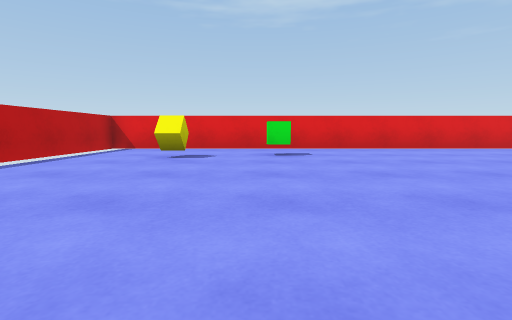
View 1 (above)

18 first-person views from a walk through a scene from a Unity 3-D project. The camera is 0.55 m above the floor, tilts 6° down and sees 85° across. The floor is counted in squares, 1 m on a side. Each view is taken from the middle of a square. On the plan, view 1 faces up. The plan holds only what a view shows up to about 9 squares ahead; the rest is blank. The player character is not drawn.

View 2
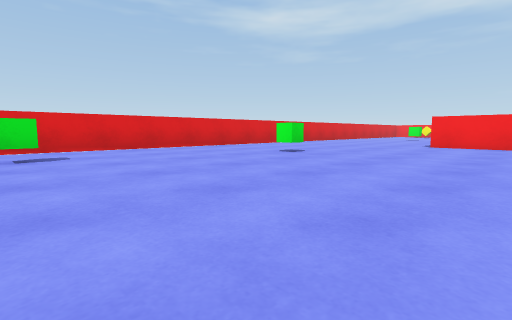

View 3
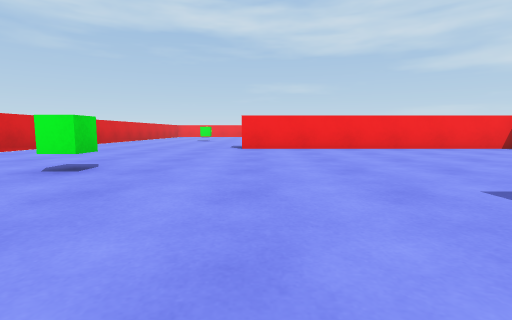

View 4
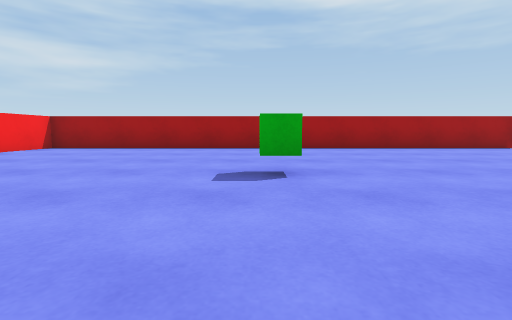

View 5
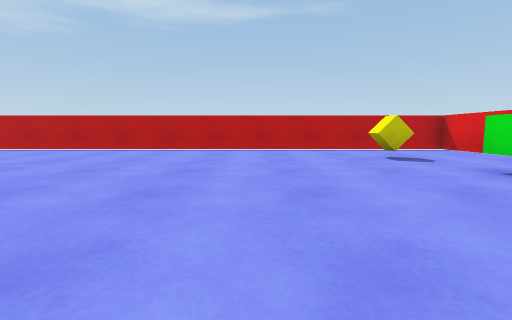

View 6
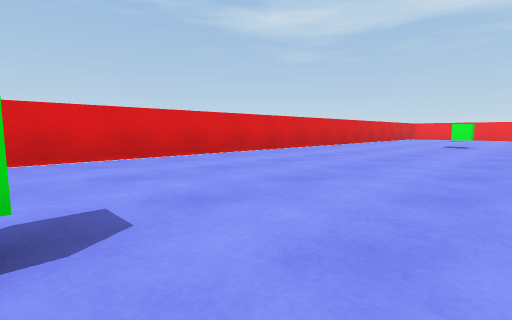

View 7
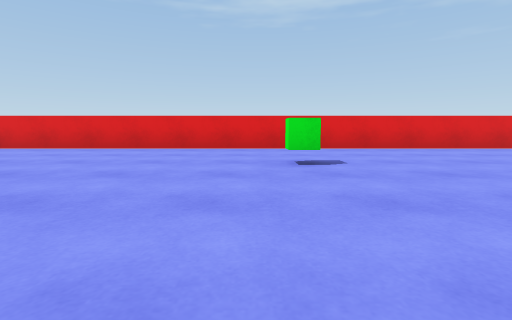

View 8
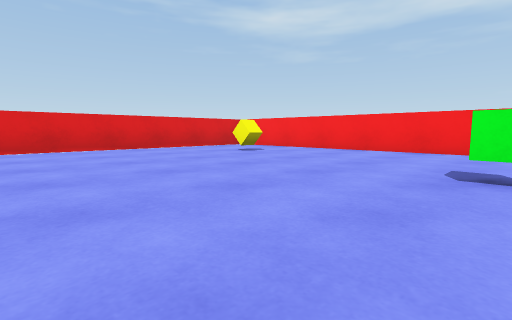

View 9
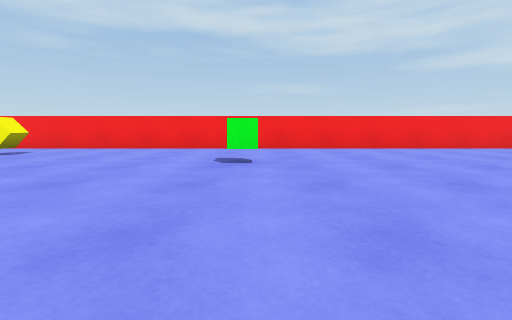

View 10
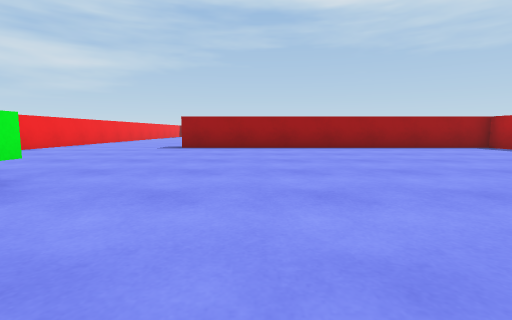

View 11
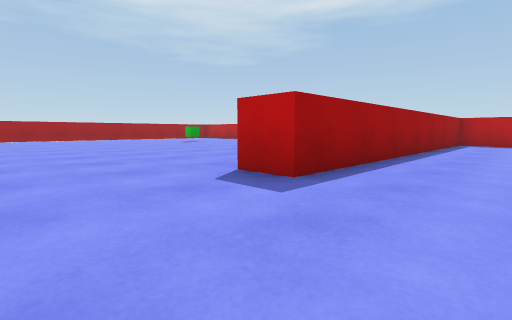

View 12
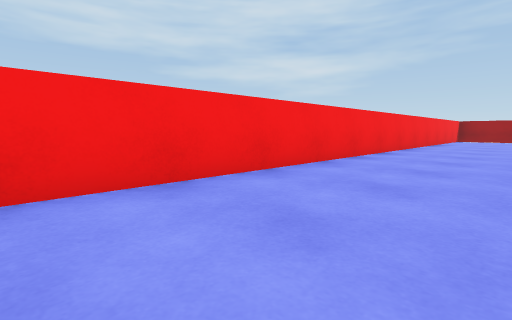

View 13
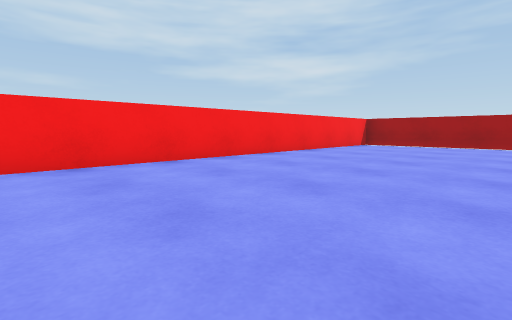

View 14
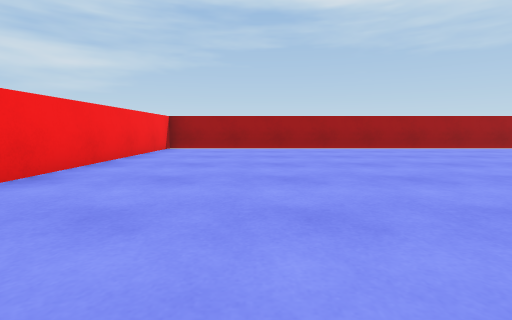

View 15
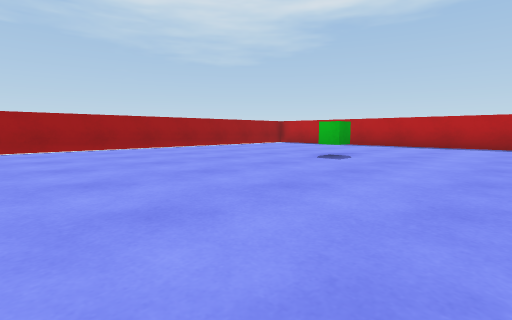

View 16
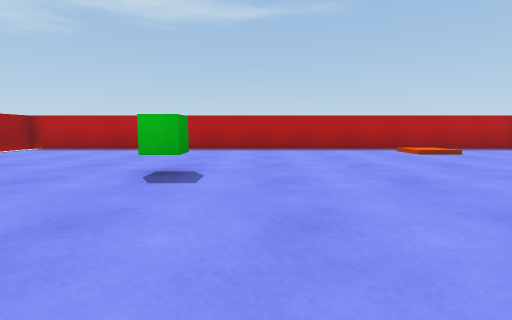

View 17
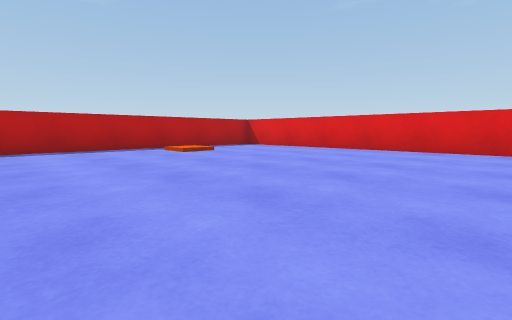

View 18
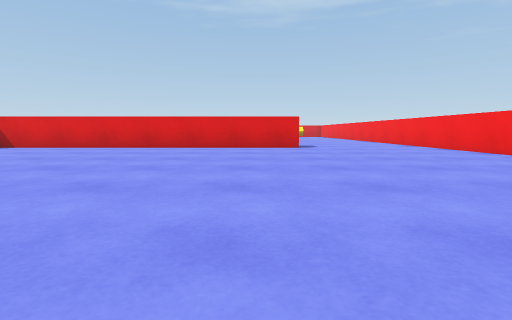

### Floor plan
Points are (right, up) in squares from view 1. A wall is a line through its corners. A room is listed if a view was taken in it or the views show most of it. See-through windows are left out.
Room 1 (views 1, 2, 3, 4, 5, 6, 7, 8, 9, 10, 11, 12)
walls: (11.5, -5.1) (11.5, -6) (21.4, -6) (21.4, -7) (20.4, -7); (23.9, 8.6) (-4.4, 8.6) (-4.4, -4.8); (25.7, -8.4) (25.7, 7.5); (-4.2, -6) (10.5, -6) (10.5, 2.5)
ways out: opening at (23, -8) to room 2
objects: yellow cube (-2, 6); green cube (1, 6); green cube (4, -1); green cube (6, 5); green cube (17, 5); green cube (22, 0); yellow cube (23, 6)
Room 2 (views 13, 14, 15, 16, 17, 18)
walls: (14.9, -21.8) (25.7, -21.8) (25.7, -8.4); (20.4, -7) (11.5, -7) (11.5, -21.8) (12.6, -21.8)
ways out: opening at (23, -8) to room 1
objects: green cube (16, -16)

Positions as (right, up) in squares from view 1, and headings:
1: (0, 0), facing up
2: (0, 0), facing up-right
3: (2, 2), facing right
4: (4, 3), facing down
5: (4, 3), facing left
6: (6, 3), facing up-right
7: (16, 0), facing up
8: (18, 0), facing up-right
9: (17, 0), facing right
10: (19, 3), facing down
11: (24, -4), facing down-left
12: (23, -5), facing down-right
13: (21, -11), facing down-right
14: (23, -13), facing down
15: (22, -13), facing down-left
16: (20, -15), facing left
17: (20, -15), facing up-left
18: (20, -16), facing up
